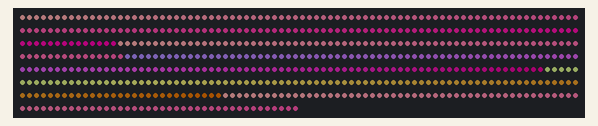
Bench run of a sketch on a simulated Arduino Uno, built with avr-gcc and run on an emulated ATmega328P. On the bench: 600 RGB LEDs in strip order, left to right, continuing on the next row. Dim RGB values are drawn brighter than linear.

Above: at 0.13 s.
At 3.44 s:
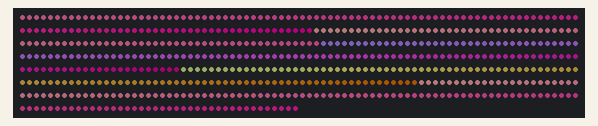
At 10.03 s:
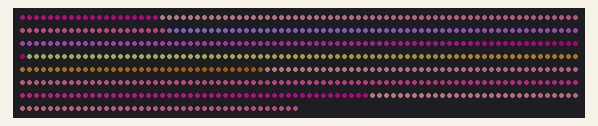
At 19.97 s:
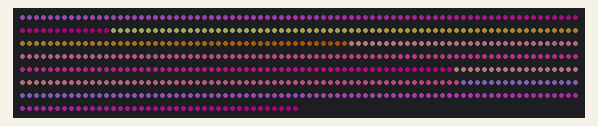
At 29.84 s:
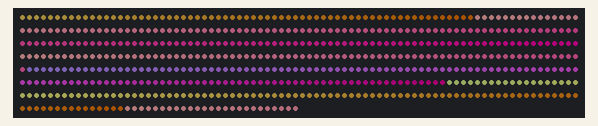
At 39.82 s:
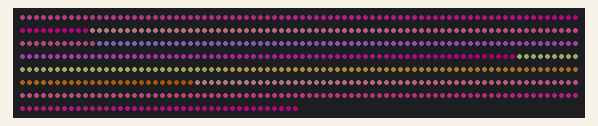

The sketch:

georgia_bus_mk1.ino
```cpp
#include <Adafruit_NeoPixel.h>

#define LEDPIN 1
#define STRIPSIZE 600


#define LOW_BRIGHTNESS 15
#define MID_BRIGHTNESS 60
#define HIGH_BRIGHTNESS 150


// Parameter 1 = number of pixels in strip
// Parameter 2 = pin number (most are valid)
// Parameter 3 = pixel type flags, add together as needed:
//   NEO_KHZ800  800 KHz bitstream (most NeoPixel products w/WS2812 LEDs)
//   NEO_KHZ400  400 KHz (classic 'v1' (not v2) FLORA pixels, WS2811 drivers)
//   NEO_GRB     Pixels are wired for GRB bitstream (most NeoPixel products)
//   NEO_RGB     Pixels are wired for RGB bitstream (v1 FLORA pixels, not v2)
Adafruit_NeoPixel strip = Adafruit_NeoPixel(STRIPSIZE, LEDPIN, NEO_GRB + NEO_KHZ800);
  const uint32_t BLACK = strip.Color(0,0,0);
  const uint32_t RED = strip.Color(128,0,0);
  const uint32_t GREEN = strip.Color(0,128,0);
  const uint32_t BLUE = strip.Color(0,0,128);
  const uint32_t PINK = strip.Color(122, 40, 140);
  uint32_t colour;

void setup() {
  strip.begin();
  strip.setBrightness(MID_BRIGHTNESS);  // Lower brightness and save eyeballs!
  strip.show(); // Initialize all pixels to 'off'

}


void loop() {
  for(unsigned int i = 0; i < 510; i++){
    for(unsigned int l = 0; l < STRIPSIZE; l++){
      colour = PaletteGeorgia(i+l);
      strip.setPixelColor(l, colour);
    }
    strip.show();
    delay(10);
  }
}


uint32_t PaletteSunset(unsigned int i) {
  if (i > 1019) return PaletteSunset(i % 1020);
  if (i > 764) return strip.Color((i % 255), 0, 255 - (i % 255));          //blue -> red
  if (i > 509) return strip.Color(255 - (i % 255), 0, 255);                //purple -> blue
  if (i > 255) return strip.Color(255, 128 - (i % 255) / 2, (i % 255));    //orange -> purple
  return strip.Color(255, i / 2, 0);                                       //red -> orange
}

uint32_t PaletteGeorgia(unsigned int i) {
  if (i > 509) return PaletteGeorgia(i % 510);
  if (i > 255) return strip.Color(175, 198 - (i % 198), 255 - (i % 255));
  return strip.Color(255, 175 - (i % 175), 175);
}


uint32_t Wheel(byte WheelPos) {
  if(WheelPos < 85) {
   return strip.Color(WheelPos * 3, 255 - WheelPos * 3, 0);
  } else if(WheelPos < 170) {
   WheelPos -= 85;
   return strip.Color(255 - WheelPos * 3, 0, WheelPos * 3);
  } else {
   WheelPos -= 170;
   return strip.Color(0, WheelPos * 3, 255 - WheelPos * 3);
  }
}

uint32_t USA(unsigned int i) {
  if (i > 764) return USA(i % 765);
  if (i > 509) return strip.Color(0, 0, 255);      //blue
  if (i > 255) return strip.Color(128, 128, 128);  //white
  return strip.Color(255, 0, 0);                   //red
}

uint32_t NoGreen(unsigned int i) {
  if (i > 1274) return NoGreen(i % 1275);
  if (i > 1019) return strip.Color(255, 0, 255 - (i % 255));         //violet -> red
  if (i > 764) return strip.Color((i % 255), 0, 255);                //blue -> violet
  if (i > 509) return strip.Color(0, 255 - (i % 255), 255);          //aqua -> blue
  if (i > 255) return strip.Color(255 - (i % 255), 255, i % 255);    //yellow -> aqua
  return strip.Color(255, i, 0);                                     //red -> yellow
}

uint32_t Ocean(unsigned int i) {
  if (i > 764) return Ocean(i % 765);
  if (i > 509) return strip.Color(0, i % 255, 255 - (i % 255));  //blue -> green
  if (i > 255) return strip.Color(0, 255 - (i % 255), 255);      //aqua -> blue
  return strip.Color(0, 255, i);                                 //green -> aqua
}
```
